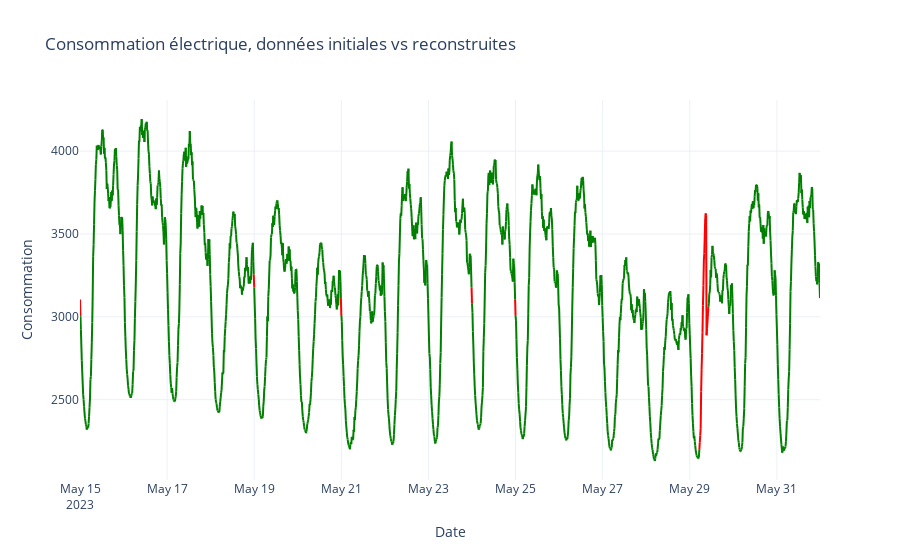

The notebook cell this image was saved under:
### Markdown cell above
### 4.2.3 - Vérification graphique de la cohérence des valeurs imputées

### Code cell
start = "2023-05-15"
end   = "2023-05-31"

graph_valeurs_manquantes (start, end, df_paris_final)
